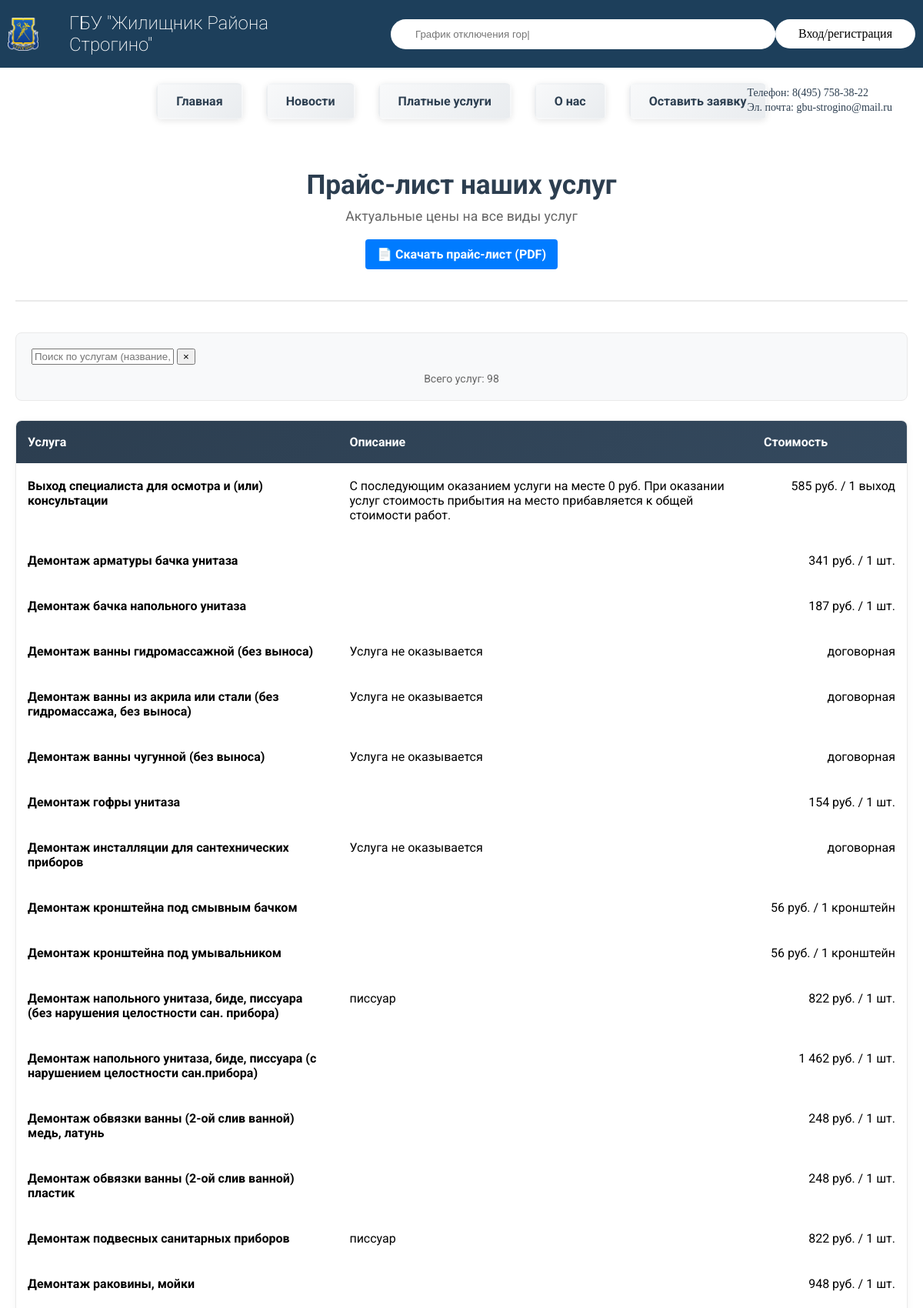
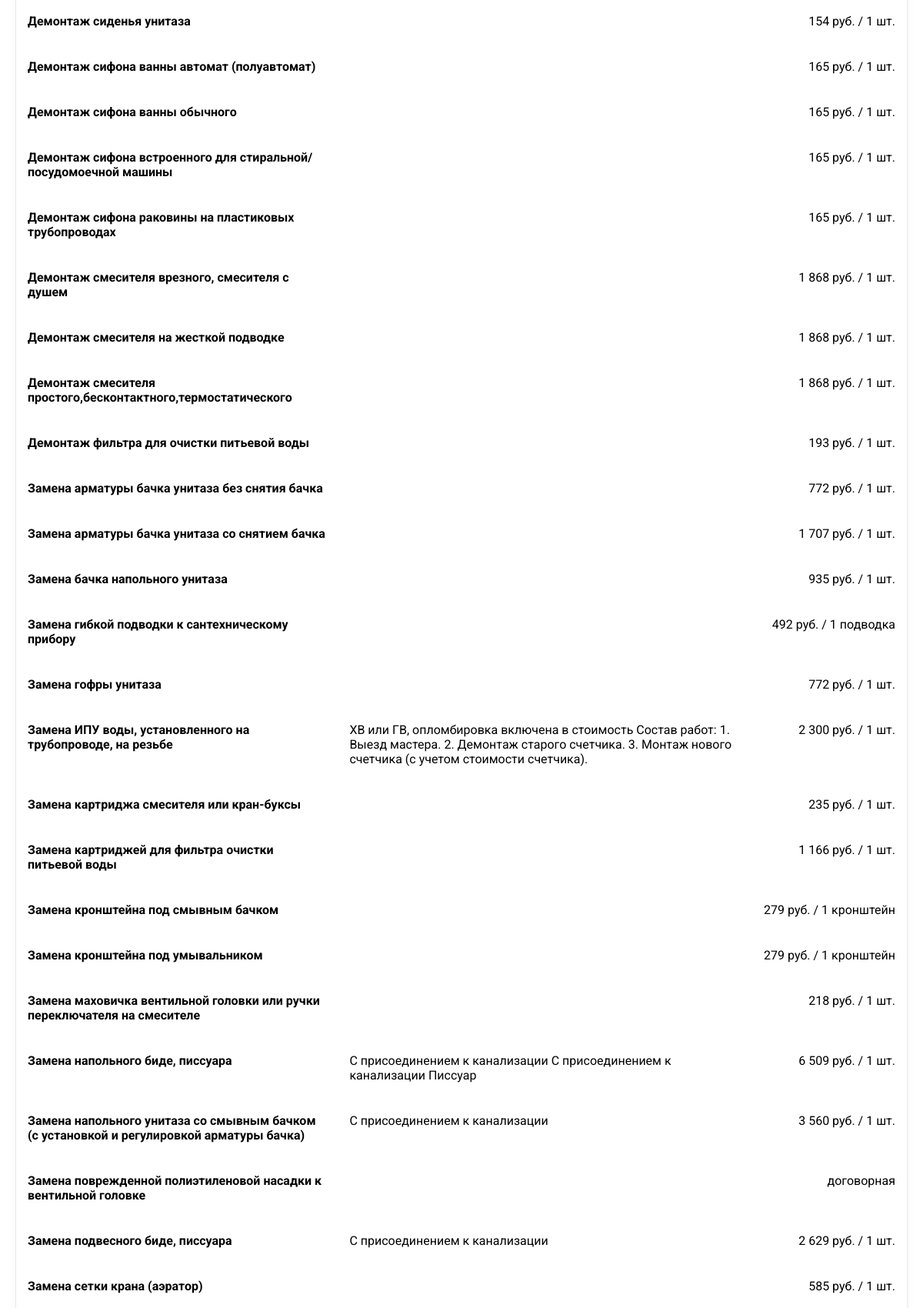
Screenshot of /price.php (upper part) with the database file from the repository (2 pictures, top to bottom).
### tables this page shows
CREATE TABLE `services` (
  `id` int(11) NOT NULL,
  `service_name` varchar(255) NOT NULL,
  `description` text,
  `category` varchar(100) DEFAULT NULL,
  `subcategory` text NOT NULL,
  `price` decimal(10,2) DEFAULT NULL,
  `unit` varchar(50) DEFAULT NULL,
  `is_active` tinyint(1) DEFAULT '1',
  `created_at` timestamp NOT NULL DEFAULT CURRENT_TIMESTAMP,
  `updated_at` timestamp NOT NULL DEFAULT CURRENT_TIMESTAMP ON UPDATE CURRENT_TIMESTAMP
);

### price.php (the view, shortened to what this page needs)
<!DOCTYPE html>
<html lang="ru">
<head>
    <link rel="stylesheet" href="css/header_mobile.css">
    <link rel="stylesheet" href="css/style_mobile.css">
    <link rel="stylesheet" href="css/price.css">
</head>
<body>
    <?php include 'templates/header.php'; ?>
    <main class="price-container">
        <div class="price-header">
            <h1>Прайс-лист наших услуг</h1>
            <p class="price-subtitle">Актуальные цены на все виды услуг</p>
            <a href="https://gbu-strogino.ru/wp-content/uploads/2025/11/%D0%9A%D0%BB%D0%B0%D1%81%D1%81%D0%B8%D1%84%D0%B8%D0%BA%D0%B0%D1%82%D0%BE%D1%80-%D0%BF%D0%BB%D0%B0%D1%82%D0%BD%D1%8B%D1%85-%D1%83%D1%81%D0%BB%D1%83%D0%B3-06.11.2025.pdf" target="_blank" class="download-link">📄 Скачать прайс-лист (PDF)</a>
        </div>
        <div class="search-section">
            <div class="price-search-box">
                <input type="text" id="priceSearchInput" class="price-search-input" placeholder="Поиск по услугам (название, описание, цена)" autocomplete="off">
                <button id="priceClearBtn" class="price-clear-btn" title="Очистить">×</button>
            </div>
            <div id="priceSearchInfo" class="search-info"></div>
        </div>
        <div class="table-container">
            <table class="price-table">
                <thead>
                    <tr>
                        <th>Услуга</th>
                        <th>Описание</th>
                        <th>Стоимость</th>
                    </tr>
                </thead>
                <tbody id="priceTableBody">
                    <?php
                    try {
                        $pdo = new PDO("mysql:host=" . DB_HOST . ";dbname=" . DB_NAME . ";charset=utf8mb4", DB_USER, DB_PASS);
                        $pdo->setAttribute(PDO::ATTR_ERRMODE, PDO::ERRMODE_EXCEPTION);
                        $services = $pdo->query("SELECT * FROM services ORDER BY service_name")->fetchAll();
                        if (empty($services)) {
                            echo '<tr><td colspan="3" class="no-data">Нет услуг</td></tr>';
                        } else {
                            foreach ($services as $service) {
                                $price_value = isset($service['price']) && $service['price'] > 0 ? (float)$service['price'] : 0;
                                $price_display = ($price_value > 0) ? number_format($price_value, 0, ',', ' ') . ' руб.' . ($service['unit'] ? ' / ' . htmlspecialchars($service['unit']) : '') : 'договорная';
                                $search_string = mb_strtolower($service['service_name'] . ' ' . $service['description'] . ' ' . ($price_value > 0 ? $price_value : 'договорная'), 'UTF-8');
                                ?>
                                <tr class="price-service-row" data-search="<?= htmlspecialchars($search_string, ENT_QUOTES, 'UTF-8') ?>">
                                    <td><strong><?= htmlspecialchars($service['service_name']) ?></strong></td>
                                    <td><?= nl2br(htmlspecialchars($service['description'])) ?></td>
                                    <td class="price-cell"><?= $price_display ?></td>
                                </tr>
                                <?php
                            }
                        }
                    } catch (PDOException $e) {
                        echo '<tr><td colspan="3" class="error-message">Ошибка: ' . htmlspecialchars($e->getMessage()) . '</td></tr>';
                    }
                    ?>
                </tbody>
            </table>
        </div>
    </main>
    <?php include 'templates/footer.php'; ?>
</body>
</html>

### css/style_mobile.css (style rules this page uses)
body { margin: 0; padding: 0; overflow-x: hidden; max-width: 100%; }
* { box-sizing: border-box; }

### css/price.css (style rules this page uses)
body { margin: 0; }
.price-container { max-width: 1200px; margin: 0 auto; padding: 20px 20px 100px; font-family: 'Roboto', Arial, sans-serif; }
.price-header { text-align: center; margin-bottom: 40px; padding-bottom: 20px; border-bottom: 2px solid #eaeaea; }
.price-header h1 { color: #2c3e50; font-size: 2.2rem; margin-bottom: 10px; font-weight: 600; }
.price-subtitle { color: #666; font-size: 1.1rem; margin: 0; }
.price-header a { display: inline-block; width: auto; min-width: 200px; margin: 20px auto; padding: 10px 15px; background-color: #007bff; color: white; text-decoration: none; text-align: center; border-radius: 4px; font-weight: bold; }
.search-section { margin-bottom: 25px; background: #f8f9fa; padding: 20px; border-radius: 8px; border: 1px solid #eaeaea; }
.search-info { text-align: center; margin-top: 10px; font-size: 14px; color: #666; }
.table-container { overflow-x: auto; margin-bottom: 30px; background: white; border-radius: 8px; box-shadow: 0 2px 10px rgba(0, 0, 0, 0.05); border: 1px solid #eaeaea; }
.price-table { width: 100%; border-collapse: collapse; min-width: 600px; }
.price-table thead { background: linear-gradient(135deg, #2c3e50, #34495e); color: white; }
.price-table th { padding: 18px 15px; text-align: left; font-weight: 600; font-size: 1rem; border: none; }
.price-table td { padding: 20px 15px; vertical-align: top; }
.price-cell { text-align: right; white-space: nowrap; }

### css/header.css (style rules this page uses)
h1 { font-size: 1.5rem; color: white; font-family: 'Roboto', Arial, sans-serif; font-weight: 200; }

### rows the page displays
services: service_name "Выход специалиста для осмотра и (или) консультации", description "С последующим оказанием услуги на месте 0 руб. При оказании услуг стоимость прибытия на место прибавляется к общей стоимости работ.", price_display "585 руб. / 1 выход"
services: service_name "Демонтаж арматуры бачка унитаза", price_display "341 руб. / 1 шт."
services: service_name "Демонтаж бачка напольного унитаза", price_display "187 руб. / 1 шт."
services: service_name "Демонтаж ванны гидромассажной (без выноса)", description "Услуга не оказывается", price "договорная"
services: service_name "Демонтаж ванны из акрила или стали (без гидромассажа, без выноса)", description "Услуга не оказывается", price "договорная"
services: service_name "Демонтаж ванны чугунной (без выноса)", description "Услуга не оказывается", price "договорная"
services: service_name "Демонтаж гофры унитаза", price_display "154 руб. / 1 шт."
services: service_name "Демонтаж инсталляции для сантехнических приборов", description "Услуга не оказывается", price "договорная"
services: service_name "Демонтаж кронштейна под смывным бачком", price_display "56 руб. / 1 кронштейн"
services: service_name "Демонтаж кронштейна под умывальником", price_display "56 руб. / 1 кронштейн"
services: service_name "Демонтаж напольного унитаза, биде, писсуара (без нарушения целостности сан. прибора)", description "писсуар", price_display "822 руб. / 1 шт."
services: service_name "Демонтаж напольного унитаза, биде, писсуара (с нарушением целостности сан.прибора)", price_display "1 462 руб. / 1 шт."
services: service_name "Демонтаж обвязки ванны (2-ой слив ванной) медь, латунь", price_display "248 руб. / 1 шт."
services: service_name "Демонтаж обвязки ванны (2-ой слив ванной) пластик", price_display "248 руб. / 1 шт."
services: service_name "Демонтаж подвесных санитарных приборов", description "писсуар", price_display "822 руб. / 1 шт."
services: service_name "Демонтаж раковины, мойки", price_display "948 руб. / 1 шт."
services: service_name "Демонтаж сиденья унитаза", price_display "154 руб. / 1 шт."
services: service_name "Демонтаж сифона ванны автомат (полуавтомат)", price_display "165 руб. / 1 шт."
services: service_name "Демонтаж сифона ванны обычного", price_display "165 руб. / 1 шт."
services: service_name "Демонтаж сифона встроенного для стиральной/посудомоечной машины", price_display "165 руб. / 1 шт."
services: service_name "Демонтаж сифона раковины на пластиковых трубопроводах", price_display "165 руб. / 1 шт."
services: service_name "Демонтаж смесителя врезного, смесителя с душем", price_display "1 868 руб. / 1 шт."
services: service_name "Демонтаж смесителя на жесткой подводке", price_display "1 868 руб. / 1 шт."
services: service_name "Демонтаж смесителя простого,бесконтактного,термостатического", price_display "1 868 руб. / 1 шт."
services: service_name "Демонтаж фильтра для очистки питьевой воды", price_display "193 руб. / 1 шт."
services: service_name "Замена арматуры бачка унитаза без снятия бачка", price_display "772 руб. / 1 шт."
services: service_name "Замена арматуры бачка унитаза со снятием бачка", price_display "1 707 руб. / 1 шт."
services: service_name "Замена бачка напольного унитаза", price_display "935 руб. / 1 шт."
services: service_name "Замена гибкой подводки к сантехническому прибору", price_display "492 руб. / 1 подводка"
services: service_name "Замена гофры унитаза", price_display "772 руб. / 1 шт."
services: service_name "Замена ИПУ воды, установленного на трубопроводе, на резьбе", description "ХВ или ГВ, опломбировка включена в стоимость Состав работ: 1. Выезд мастера. 2. Демонтаж старого счетчика. 3. Монтаж нового счетчика (с учетом стоимости счетчика).", price_display "2 300 руб. / 1 шт."
services: service_name "Замена картриджа смесителя или кран-буксы", price_display "235 руб. / 1 шт."
services: service_name "Замена картриджей для фильтра очистки питьевой воды", price_display "1 166 руб. / 1 шт."
services: service_name "Замена кронштейна под смывным бачком", price_display "279 руб. / 1 кронштейн"
services: service_name "Замена кронштейна под умывальником", price_display "279 руб. / 1 кронштейн"
services: service_name "Замена маховичка вентильной головки или ручки переключателя на смесителе", price_display "218 руб. / 1 шт."
services: service_name "Замена напольного биде, писсуара", description "С присоединением к канализации С присоединением к канализации Писсуар", price_display "6 509 руб. / 1 шт."
services: service_name "Замена напольного унитаза со смывным бачком (с установкой и регулировкой арматуры бачка)", description "С присоединением к канализации", price_display "3 560 руб. / 1 шт."
services: service_name "Замена поврежденной полиэтиленовой насадки к вентильной головке", price "договорная"
services: service_name "Замена подвесного биде, писсуара", description "С присоединением к канализации", price_display "2 629 руб. / 1 шт."
services: service_name "Замена сетки крана (аэратор)", price_display "585 руб. / 1 шт."
